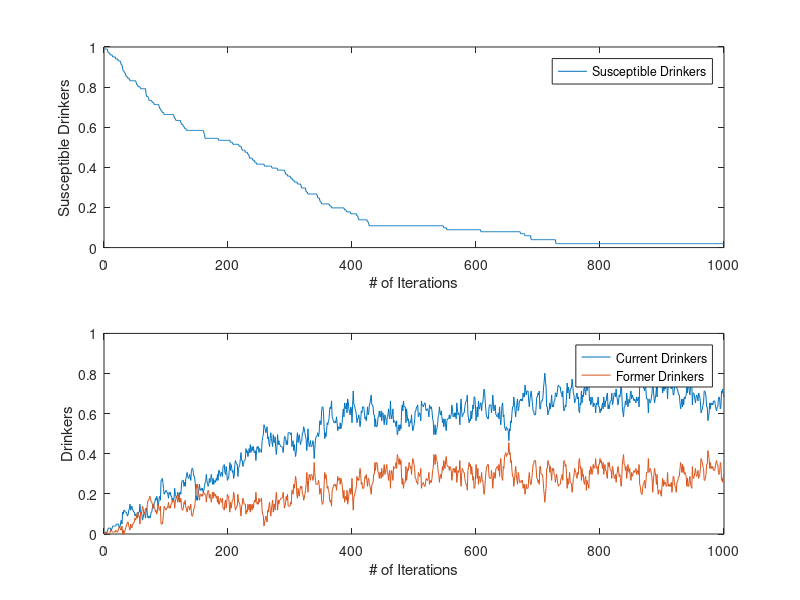

Here is the MATLAB script that generated this plot:
tic

N = 100; %number of lattices
Generations = 1000; %number of generations
p = .3; %probability of movement
pd = .3; %probability of drinkers to stop drinking
pr = .3; %probability of former drinkers to drink again

pb = .8; %probabality of attraction to bar (self-implemented)

S = zeros(1,N); %Susceptible
D = zeros(1,N); %Current Drinkers
R = zeros(1,N); %Former Drinkers
B = zeros(1,N); %Placement of Bar

%Storage of variables for per generation comparison
Sgen = zeros(Generations,1);
Dgen = zeros(Generations,1);
Rgen = zeros(Generations,1);
Bgen = zeros(Generations,1);

Bar = 1;

%Mapping Variable
Datay = zeros(N,3);

%Initialization of Susceptible Drinkers
for cnt = 1:N
    S(cnt) = 1;
end

%Initialization of Current Drinker in the middle of the lattice
D(floor(N/2)) = 1;

for gencnt = 1:Generations
    switch(gencnt) %1 bar is established at generation 2
        case 2
            Bar = randi([1,N]);
            B(Bar) = B(Bar) + 1;
    end
    
    %Movement of Persons
    for mcnt = 1:N
        %Movement of S
        Scell = S(mcnt);
        for lcnt = 1:Scell
            switch(mcnt)
                case 1 %left most site can only move right
                    if rand() > (1-p)
                        S(mcnt) = S(mcnt) - 1;
                        S(mcnt+1) = S(mcnt+1) + 1;
                    end
                case N %right most site can only move left
                    if rand() > (1-p)
                        S(mcnt) = S(mcnt) - 1;
                        S(mcnt-1) = S(mcnt-1) + 1;
                    end
                otherwise %if at any site, 50-50 chance of going left or right
                    if rand() > (1-p)
                        if rand() > .5
                            S(mcnt) = S(mcnt) - 1;
                            S(mcnt+1) = S(mcnt+1) + 1;
                        else
                            S(mcnt) = S(mcnt) - 1;
                            S(mcnt-1) = S(mcnt-1) + 1;
                        end
                    end
            end
        end
        
        %Movement of D, only current drinkers are affected by the bar
        Dcell = D(mcnt);
        for lcnt = 1:Dcell
            if gencnt < 2
                switch(mcnt)
                    case 1 %left most site can only move right
                        if rand() > (1-p)
                            D(mcnt) = D(mcnt) - 1;
                            D(mcnt+1) = D(mcnt+1) + 1;
                        end
                    case N %right most site can only move left
                        if rand() > (1-p)
                            D(mcnt) = D(mcnt) - 1;
                            D(mcnt-1) = D(mcnt-1) + 1;
                        end
                    otherwise %if at any site and not within proximity of bar, 50-50 chance of going left or right
                        if rand() > (1-p)
                            if rand() > .5
                                D(mcnt) = D(mcnt) - 1;
                                D(mcnt+1) = D(mcnt+1) + 1;
                            else
                                D(mcnt) = D(mcnt) - 1;
                                D(mcnt-1) = D(mcnt-1) + 1;
                            end
                        end
                end
            else
                if abs(mcnt-Bar) <= 10 %if current drinker is within proximity of a bar, it is more likely to move closer towards the bar.
                    switch(mcnt)
                        case 1 %left most site can only move right
                            if (mcnt-Bar) == 0 %if drinker is at the bar, it is less likely to move
                                if rand() > pb
                                    D(mcnt) = D(mcnt) - 1;
                                    D(mcnt+1) = D(mcnt+1) + 1;
                                end
                            else
                                if rand() > (1-p) %movement based on probability if not in bar
                                    D(mcnt) = D(mcnt) - 1;
                                    D(mcnt+1) = D(mcnt+1) + 1;
                                end
                            end
                        case N %right most site can only move left
                            if (mcnt-Bar) == 0 %if drinker is at the bar, it is less likely to move
                                if rand() > pb
                                    D(mcnt) = D(mcnt) - 1;
                                    D(mcnt-1) = D(mcnt-1) + 1;
                                end
                            else
                                if rand() > (1-p) %movement based on probability if not in bar
                                    D(mcnt) = D(mcnt) - 1;
                                    D(mcnt-1) = D(mcnt-1) + 1;
                                end
                            end
                        otherwise
                            if (mcnt-Bar) == 0 %if drinker is at the bar, it is less likely to move
                                if rand() > pb
                                    if rand() > .5 %50-50 chance of moving left or right from the bar
                                        D(mcnt) = D(mcnt) - 1;
                                        D(mcnt+1) = D(mcnt+1) + 1;
                                    else
                                        D(mcnt) = D(mcnt) - 1;
                                        D(mcnt-1) = D(mcnt-1) + 1;
                                    end
                                end
                            else
                                if rand() > (1-p) %movement based on probability if not in bar
                                    if rand() > (1-pb) %movement towards the bar is greatly favored if within proximity of it
                                        if (mcnt-Bar) < 0
                                            D(mcnt) = D(mcnt) - 1;
                                            D(mcnt+1) = D(mcnt+1) + 1;
                                        elseif (mcnt-Bar) >= 0
                                            D(mcnt) = D(mcnt) - 1;
                                            D(mcnt-1) = D(mcnt-1) + 1;
                                        end
                                    else
                                        if (mcnt-Bar) < 0
                                            D(mcnt) = D(mcnt) - 1;
                                            D(mcnt-1) = D(mcnt-1) + 1;
                                        elseif (mcnt-Bar) >= 0
                                            D(mcnt) = D(mcnt) - 1;
                                            D(mcnt+1) = D(mcnt+1) + 1;
                                        end
                                    end
                                end
                            end
                    end
                else
                    switch(mcnt)
                        case 1 %left most site can only move right
                            if rand() > (1-p)
                                D(mcnt) = D(mcnt) - 1;
                                D(mcnt+1) = D(mcnt+1) + 1;
                            end
                        case N %right most site can only move left
                            if rand() > (1-p)
                                D(mcnt) = D(mcnt) - 1;
                                D(mcnt-1) = D(mcnt-1) + 1;
                            end
                        otherwise %if at any site and not within proximity of bar, 50-50 chance of going left or right
                            if rand() > (1-p)
                                if rand() > .5
                                    D(mcnt) = D(mcnt) - 1;
                                    D(mcnt+1) = D(mcnt+1) + 1;
                                else
                                    D(mcnt) = D(mcnt) - 1;
                                    D(mcnt-1) = D(mcnt-1) + 1;
                                end
                            end
                    end
                end
            end
        end
        
        %Movement of R
        Rcell = R(mcnt);
        for lcnt = 1:Rcell
            switch(mcnt)
                case 1 %left most site can only move right
                    if rand() > (1-p)
                        R(mcnt) = R(mcnt) - 1;
                        R(mcnt+1) = R(mcnt+1) + 1;
                    end
                case N %right most site can only move left
                    if rand() > (1-p)
                        R(mcnt) = R(mcnt) - 1;
                        R(mcnt-1) = R(mcnt-1) + 1;
                    end
                otherwise %if at any site, 50-50 chance of going left or right
                    if rand() > (1-p)
                        if rand() > .5
                            R(mcnt) = R(mcnt) - 1;
                            R(mcnt+1) = R(mcnt+1) + 1;
                        else
                            R(mcnt) = R(mcnt) - 1;
                            R(mcnt-1) = R(mcnt-1) + 1;
                        end
                    end
            end
        end
    end
    
    %Conversion of Status
    %Susceptible to Drinking
    for scnt = 1:N
        T = S(scnt) + D(scnt) + R(scnt);
        sprob = D(scnt)/T;
        if sprob > rand() && S(scnt) > 0
            S(scnt) = S(scnt) - 1;
            D(scnt) = D(scnt) + 1;
        end
    end
    
    %Drinking to Former
    for dcnt = 1:N
        T = S(dcnt) + D(dcnt) + R(dcnt);
        dprob = (R(dcnt)/T) + pd;
        if dprob > rand() && D(dcnt) > 0
            D(dcnt) = D(dcnt) - 1;
            R(dcnt) = R(dcnt) + 1;
        end
    end
    
    %Former to Drinking
    for rcnt = 1:N
        T = S(rcnt) + D(rcnt) + R(rcnt);
        rprob = (D(rcnt)/T) + pr;
        if rprob > rand() && R(rcnt) > 0
            R(rcnt) = R(rcnt) - 1;
            D(rcnt) = D(rcnt) + 1;
        end
    end
    
    %Generation Values
    T = sum(S) + sum(D) + sum(R);
    gen = 1:1:Generations;
    Sgen(gencnt) = sum(S)/T;
    Dgen(gencnt) = sum(D)/T;
    Rgen(gencnt) = sum(R)/T;
    Bgen(gencnt) = D(Bar);
end

figure
subplot(2,1,1);
plot(gen,Sgen);
legend('Susceptible Drinkers');
xlabel('# of Iterations');
ylabel('Susceptible Drinkers');

subplot(2,1,2);
plot(gen,Dgen);
hold on
plot(gen,Rgen);
legend('Current Drinkers','Former Drinkers');
xlabel('# of Iterations');
ylabel('Drinkers');

toc